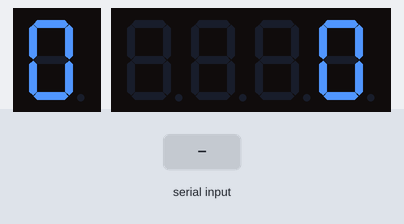
The sketch below on a simulated ESP32. On the bench: 1-digit seven-segment display, 4-digit seven-segment display. Wiring (inferred from the names in the program): 1-digit 7-segment display, segments lit when HIGH: segments GPIO 4, GPIO 16, GPIO 17, GPIO 5, GPIO 18, GPIO 19, GPIO 21. The test bench sets the inputs (shaded band). The segment pins are drawn as the display they are named for; what the sketch prints to the serial monitor is not drawn.

Above: at 1.2 s.
1.3 s: "90,45\n" received over Serial
At 2.5 s:
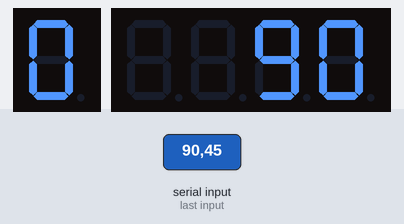
2.8 s: "30,150\n" received over Serial
Timing chart, 0 to 5.8 s (numbered marks = the images above; inputs shaded):
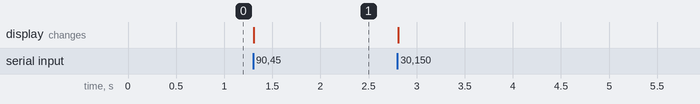

The sketch:

Week5.ino
```cpp
#include <Wire.h>                 // ไลบรารีสำหรับสื่อสาร I2C
#include <Adafruit_GFX.h>         // ไลบรารีกราฟิกพื้นฐาน
#include <Adafruit_LEDBackpack.h> // ไลบรารีสำหรับโมดูล 7-seg HT16K33

// ---------------- 7-Segment แบบขาธรรมดา (direct pin) ----------------
// กำหนดพิน segment a,b,c,d,e,f,g
int segPins[7] = {4, 16, 17, 5, 18, 19, 21};

// ---------------- ตารางรูปแบบตัวเลข 0–9 ----------------
byte numberPatterns[10][7] = {
  {1, 1, 1, 1, 1, 1, 0}, // 0
  {0, 1, 1, 0, 0, 0, 0}, // 1
  {1, 1, 0, 1, 1, 0, 1}, // 2
  {1, 1, 1, 1, 0, 0, 1}, // 3
  {0, 1, 1, 0, 0, 1, 1}, // 4
  {1, 0, 1, 1, 0, 1, 1}, // 5
  {1, 0, 1, 1, 1, 1, 1}, // 6
  {1, 1, 1, 0, 0, 0, 0}, // 7
  {1, 1, 1, 1, 1, 1, 1}, // 8
  {1, 1, 1, 1, 0, 1, 1}  // 9
};

// ---------------- 7-Segment I2C HT16K33 ----------------
Adafruit_7segment matrix = Adafruit_7segment();

// ---------------- ตัวแปรควบคุม ----------------
int currentNum = 0;   // เลขที่รับจาก Serial
String inputString;   // buffer สำหรับข้อความที่พิมพ์เข้ามา

// ---------------- ฟังก์ชันแสดงเลข ----------------ฤ
void showNumberDirect(int num) {
  if (num < 0 || num > 9) {
    // ถ้าไม่ใช่ 0–9 ให้ปิด segment
    for (int i = 0; i < 7; i++) digitalWrite(segPins[i], LOW);
    return;
  }
  for (int i = 0; i < 7; i++) {
    digitalWrite(segPins[i], numberPatterns[num][i]);
  }
}

void showNumberI2C(int num) {
  matrix.clear();
  matrix.print(num);     // แสดงตัวเลข (0–9999)
  matrix.writeDisplay();
}

// ---------------- setup ----------------
void setup() {
  Serial.begin(115200);
  while (!Serial) ; // รอจนกว่า Serial พร้อม
  Serial.println("กกรุณาพิมพ์ตัวเลข 0–9999 แล้วกด Enter");

  // ตั้งค่า 7-Segment ขาธรรมดาเป็น OUTPUT
  for (int i = 0; i < 7; i++) {
    pinMode(segPins[i], OUTPUT);
  }

  // เริ่มต้นใช้งาน I2C สำหรับ HT16K33
  Wire.begin(22, 23);   // กำหนด SDA=22, SCL=23
  matrix.begin(0x70);   // ที่อยู่ I2C ปกติคือ 0x70

  // เริ่มต้นแสดงเลข 0
  showNumberI2C(0);
  showNumberDirect(0);
}

// ---------------- loop ----------------
void loop() {
  // ถ้ามีข้อมูลเข้ามาจาก Serial
  if (Serial.available() > 0) {
    inputString = Serial.readStringUntil('\n'); // อ่านจนกด Enter
    inputString.trim();                         // ลบช่องว่าง

    if (inputString.length() > 0) {
      int num = inputString.toInt();            // แปลงเป็น int

      if (num >= 0 && num <= 9999) {
        currentNum = num;

        // แสดงบน 7-seg I2C
        showNumberI2C(currentNum);

        // แยกหลักร้อย (หลักที่ 3)
        int digit3 = (currentNum / 100) % 10;

        // แสดงบน 7-seg ขาธรรมดา
        showNumberDirect(digit3);

        // Debug บน Serial Monitor
        Serial.print("รับค่า: ");
        Serial.print(currentNum);
        Serial.print(" -> หลักร้อย = ");
        Serial.println(digit3);
        Serial.println("กรุณาพิมพ์ตัวเลข 0–9999 แล้วกด Enter");
      } else {
        Serial.println("กรุณาพิมพ์ตัวเลข 0–9999 เท่านั้น");
      }
    }
  }
}
```

Measured:
- after the input at 1.3 s, the display: changes at once (image 1)
